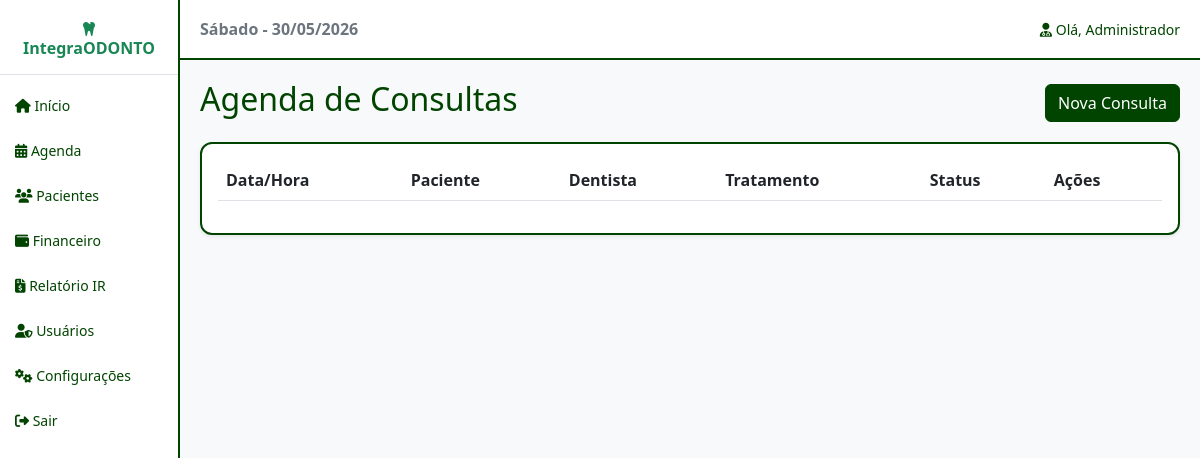
Before: /view/agenda.php (signed in) with the older database file.
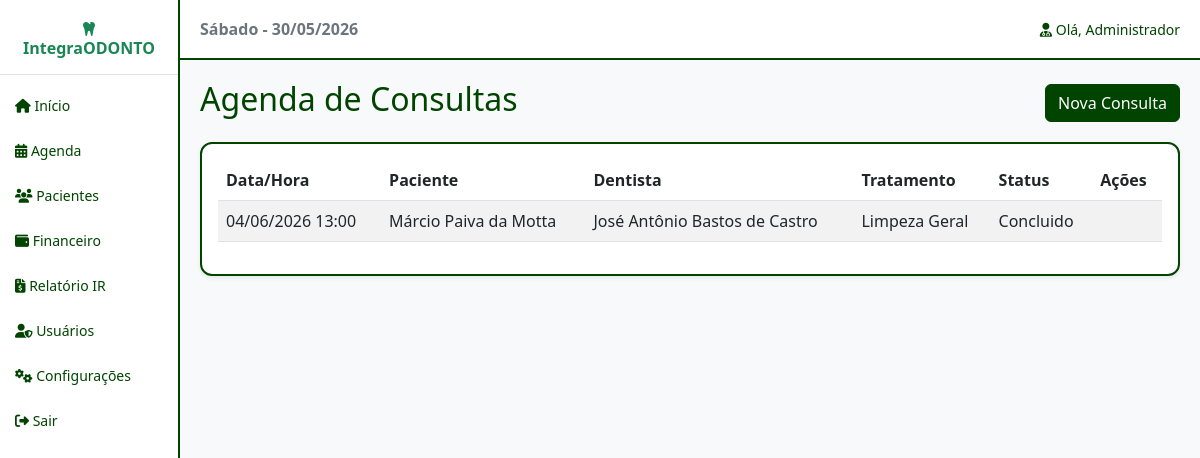
After: the same page with the newer database file.
### tables this page shows
CREATE TABLE `consultas` (
  `id` int(11) NOT NULL AUTO_INCREMENT,
  `id_paciente` int(11) NOT NULL,
  `nome_tratamento` varchar(100) NOT NULL,
  `data_consulta` date NOT NULL,
  `hora_consulta` time NOT NULL,
  `status` enum('Agendado','Aguardando','Concluido','Faltou','Cancelado') NOT NULL DEFAULT 'Agendado',
  `id_dentista` int(11) NOT NULL,
  `deleted_at` timestamp NULL DEFAULT NULL,
  PRIMARY KEY (`id`),
  KEY `id_paciente` (`id_paciente`),
  KEY `id_dentista` (`id_dentista`),
  CONSTRAINT `consultas_ibfk_1` FOREIGN KEY (`id_paciente`) REFERENCES `pacientes` (`id`),
  CONSTRAINT `consultas_ibfk_2` FOREIGN KEY (`id_dentista`) REFERENCES `usuarios` (`id`)
);

CREATE TABLE `pacientes` (
  `id` int(11) NOT NULL AUTO_INCREMENT,
  `nome` varchar(100) NOT NULL,
  `data_nascimento` date NOT NULL,
  `sexo` enum('M','F','O') NOT NULL,
  `rg` varchar(20) DEFAULT NULL,
  `cpf` varchar(14) NOT NULL,
  `email` varchar(100) DEFAULT NULL,
  `telefone` varchar(20) NOT NULL,
  `cep` varchar(10) DEFAULT NULL,
  `logradouro` varchar(100) DEFAULT NULL,
  `numero` varchar(10) DEFAULT NULL,
  `complemento` varchar(50) DEFAULT NULL,
  `bairro` varchar(50) DEFAULT NULL,
  `cidade` varchar(50) DEFAULT NULL,
  `uf` char(2) DEFAULT NULL,
  `responsavel_nome` varchar(100) DEFAULT NULL,
  `responsavel_cpf` varchar(14) DEFAULT NULL,
  `foto_path` varchar(255) DEFAULT NULL,
  `deleted_at` timestamp NULL DEFAULT NULL,
  PRIMARY KEY (`id`)
);

CREATE TABLE `usuarios` (
  `id` int(11) NOT NULL AUTO_INCREMENT,
  `nome_completo` varchar(255) NOT NULL,
  `cpf` varchar(14) NOT NULL,
  `login` varchar(50) NOT NULL,
  `senha` varchar(255) NOT NULL,
  `nivel_acesso` int(11) NOT NULL,
  `deleted_at` timestamp NULL DEFAULT NULL,
  PRIMARY KEY (`id`)
);

### config/conexao.php (called while the page is built, shortened)
<?php
abstract class Conexao {
    private $servidor = 'localhost';
    private $user = 'root';
    private $pass = 'apple';
    private $banco = 'integra_odonto';
    private function conexao() {
        $this->conn = new PDO("mysql:host=$this->servidor;dbname=$this->banco", $this->user, $this->pass);
    }
}
?>

### controller/consultaController.php (called while the page is built, shortened)
<?php
require_once('../model/consultaModel.php');
class ConsultaController {
    public function listar() {
        $model = new Consulta();
        return $model->listarAgenda();
    }
}
?>

### model/consultaModel.php (called while the page is built, shortened)
<?php
require_once '../config/conexao.php';
class Consulta extends Conexao {
    private $tabela = 'consultas';
    public function listarAgenda() {
        $sql = "SELECT c.id, c.nome_tratamento, c.data_consulta, c.hora_consulta, c.status, p.nome as paciente, p.telefone, u.nome_completo as dentista
                FROM " . $this->tabela . " c
                INNER JOIN pacientes p ON c.id_paciente = p.id
                INNER JOIN usuarios u ON c.id_dentista = u.id
                WHERE c.deleted_at IS NULL AND p.deleted_at IS NULL AND u.deleted_at IS NULL
                ORDER BY c.data_consulta DESC, c.hora_consulta DESC";
        $stmt = $this->conn->prepare($sql);
        $stmt->execute();
        return $stmt->fetchAll(PDO::FETCH_ASSOC);
    }
}
?>

### view/agenda.php (the view, shortened to what this page needs)
<?php
require_once 'header.php';
require_once '../controller/consultaController.php';
$controller = new ConsultaController();
$consultas = $controller->listar();
?>
<div class="d-flex justify-content-between align-items-center mb-3">
    <h2>Agenda de Consultas</h2>
    <a href="formConsulta.php" class="btn btn-primary">Nova Consulta</a>
</div>
<div class="card shadow-sm">
    <div class="card-body">
        <table class="table table-striped table-hover">
            <thead><tr><th>Data/Hora</th><th>Paciente</th><th>Dentista</th><th>Tratamento</th><th>Status</th><th>Ações</th></tr></thead>
            <tbody>
                <?php foreach($consultas as $c):
                ?>
                <tr>
                    <td class="align-middle"><?php echo date('d/m/Y', strtotime($c['data_consulta'])) . ' ' . substr($c['hora_consulta'],0,5); ?></td>
                    <td class="align-middle"><?php echo $c['paciente']; ?></td>
                    <td class="align-middle"><?php echo $c['dentista']; ?></td>
                    <td class="align-middle"><?php echo $c['nome_tratamento']; ?></td>
                    <td class="align-middle"><?php echo $c['status']; ?></td>
                    <td style="white-space: nowrap;">
                    </td>
                </tr>
                <?php endforeach; ?>
            </tbody>
        </table>
    </div>
</div>
<?php require_once 'footer.php'; ?>

### view/header.php (shortened to what this page needs)
<?php
$dias_semana = ['Domingo', 'Segunda-feira', 'Terça-feira', 'Quarta-feira', 'Quinta-feira', 'Sexta-feira', 'Sábado'];
$dia_atual = $dias_semana[date('w')] . ' - ' . date('d/m/Y');
?>
<!DOCTYPE html>
<html lang="pt-BR">
<head>
    <link href="https://cdn.jsdelivr.net/npm/bootstrap@5.3.0/dist/css/bootstrap.min.css" rel="stylesheet">
    <link rel="stylesheet" href="https://cdnjs.cloudflare.com/ajax/libs/font-awesome/6.4.0/css/all.min.css">
</head>
<body>
    <div class="sidebar">
        <div class="px-3 pb-3 border-bottom mb-2 text-center">
            <h6 class="mb-0 fw-bold text-success"><i class="fas fa-tooth"></i> IntegraODONTO</h6>
        </div>
        <a href="dashboard.php"><i class="fas fa-home"></i> Início</a>
        <a href="agenda.php"><i class="fas fa-calendar-alt"></i> Agenda</a>
        <a href="pacientes.php"><i class="fas fa-users"></i> Pacientes</a>
        <a href="balanco.php"><i class="fas fa-wallet"></i> Financeiro</a>
        <?php if($_SESSION['usuario_nivel'] != 3): ?>
        <a href="relatorio_ir.php"><i class="fas fa-file-invoice-dollar"></i> Relatório IR</a>
        <?php endif; ?>
        <?php if($_SESSION['usuario_nivel'] == 1): ?>
        <a href="usuarios.php"><i class="fas fa-user-shield"></i> Usuários</a>
        <?php endif; ?>
        <a href="config_clinica.php"><i class="fas fa-cogs"></i> Configurações</a>
        <a href="../controller/usuarioController.php?action=logout" onclick="return confirm('Tem certeza que deseja sair do sistema?');"><i class="fas fa-sign-out-alt"></i> Sair</a>
    </div>
    <div class="topbar">
        <span class="fw-bold text-secondary"><?php echo $dia_atual; ?></span>
        <span class="ms-auto small"><i class="fas fa-user-md"></i> Olá, <?php echo $_SESSION['usuario_nome']; ?></span>
    </div>
    <div class="main-content">

### view/footer.php (shortened to what this page needs)
    </div>
</body>
</html>

### view/header.php (style rules this page uses)
body { background-color: #f8f9fa; color: #004400; }
.card { background-color: #ffffff; border: 2px solid #004400; border-radius: 12px; }
h1, h2, h3, h4, h5, h6, label, p, span, td, th { color: #004400; }
.btn-primary { background-color: #004400; border-color: #004400; color: #ffffff; }
.sidebar { height: 100vh; width: 180px; position: fixed; top: 0; left: 0; background-color: #ffffff; border-right: 2px solid #004400; padding-top: 20px; }
.sidebar a { padding: 12px 15px; text-decoration: none; font-size: 14px; color: #004400; display: block; }
.topbar { position: fixed; top: 0; left: 180px; right: 0; height: 60px; background-color: #ffffff; border-bottom: 2px solid #004400; display: flex; align-items: center; padding: 0 20px; z-index: 1000; }
.main-content { margin-left: 180px; padding: 80px 20px 20px 20px; }

Changed rows visible on the page:
added consultas: data_consulta "04/06/2026", hora_consulta "13:00", id_paciente.nome "Márcio Paiva da Motta", id_dentista.nome_completo "José Antônio Bastos de Castro", nome_tratamento "Limpeza Geral", status "Concluido"
